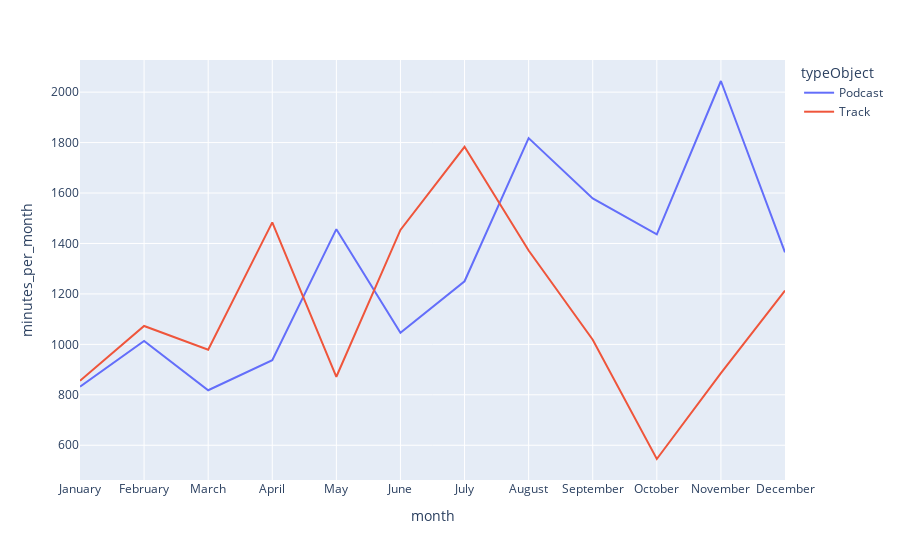

Notebook code for this chart:
### Code cell
# sns.relplot(data=timeframe_listening_type,x="month",y="minutes_per_month",col="typeObject",hue="typeObject",kind="line")
px.line(timeframe_listening_type,x="month",y="minutes_per_month",color="typeObject")

### Figure 1 — Plotly figure (JSON) as saved in the notebook; plotly's stock layout.template omitted (floating-point values rounded to 4 significant figures)
{"data": [{"hovertemplate": "typeObject=Podcast<br>month=%{x}<br>minutes_per_month=%{y}<extra></extra>", "legendgroup": "Podcast", "line": {"color": "#636efa", "dash": "solid"}, "marker": {"symbol": "circle"}, "mode": "lines", "name": "Podcast", "orientation": "v", "showlegend": true, "type": "scatter", "x": ["January", "February", "March", "April", "May", "June", "July", "August", "September", "October", "November", "December"], "xaxis": "x", "y": [832.4, 1013.0, 818.1, 937.2, 1457.0, 1046.0, 1250.0, 1818.0, 1578.0, 1436.0, 2044.0, 1365.0], "yaxis": "y"}, {"hovertemplate": "typeObject=Track<br>month=%{x}<br>minutes_per_month=%{y}<extra></extra>", "legendgroup": "Track", "line": {"color": "#EF553B", "dash": "solid"}, "marker": {"symbol": "circle"}, "mode": "lines", "name": "Track", "orientation": "v", "showlegend": true, "type": "scatter", "x": ["January", "February", "March", "April", "May", "June", "July", "August", "September", "October", "November", "December"], "xaxis": "x", "y": [855.5, 1073.0, 978.4, 1484.0, 871.5, 1454.0, 1783.0, 1372.0, 1018.0, 545.5, 885.7, 1213.0], "yaxis": "y"}], "layout": {"legend": {"title": {"text": "typeObject"}, "tracegroupgap": 0}, "margin": {"t": 60}, "xaxis": {"anchor": "y", "domain": [0, 1], "title": {"text": "month"}}, "yaxis": {"anchor": "x", "domain": [0, 1], "title": {"text": "minutes_per_month"}}}}
